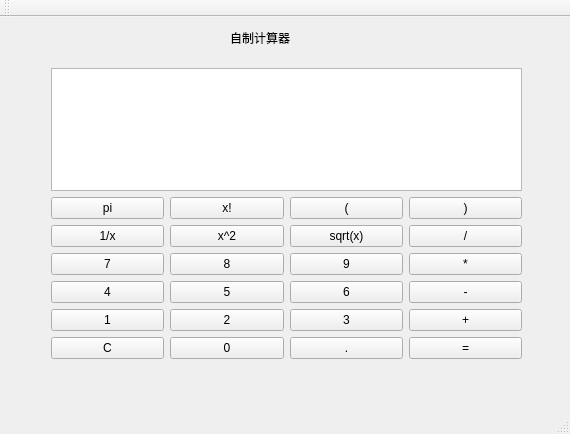
<?xml version="1.0" encoding="UTF-8"?>
<ui version="4.0">
 <class>MainWindow</class>
 <widget class="QMainWindow" name="MainWindow">
  <property name="geometry">
   <rect>
    <x>0</x>
    <y>0</y>
    <width>570</width>
    <height>434</height>
   </rect>
  </property>
  <property name="windowTitle">
   <string>自制计算器</string>
  </property>
  <widget class="QWidget" name="centralWidget">
   <widget class="QWidget" name="verticalLayoutWidget">
    <property name="geometry">
     <rect>
      <x>40</x>
      <y>40</y>
      <width>493</width>
      <height>313</height>
     </rect>
    </property>
    <layout class="QVBoxLayout" name="verticalLayout1">
     <item>
      <layout class="QHBoxLayout" name="horizontalLayout1">
       <item>
        <widget class="QPlainTextEdit" name="textEdit"/>
       </item>
      </layout>
     </item>
     <item>
      <layout class="QHBoxLayout" name="horizontalLayout7">
       <item>
        <widget class="QPushButton" name="buttonpi">
         <property name="text">
          <string>pi</string>
         </property>
        </widget>
       </item>
       <item>
        <widget class="QPushButton" name="buttonjiecheng">
         <property name="text">
          <string>x!</string>
         </property>
        </widget>
       </item>
       <item>
        <widget class="QPushButton" name="pushButton">
         <property name="text">
          <string>(</string>
         </property>
        </widget>
       </item>
       <item>
        <widget class="QPushButton" name="buttonyoukuohao">
         <property name="text">
          <string>)</string>
         </property>
        </widget>
       </item>
      </layout>
     </item>
     <item>
      <layout class="QHBoxLayout" name="horizontalLayout6">
       <item>
        <widget class="QPushButton" name="buttondaoshu">
         <property name="enabled">
          <bool>true</bool>
         </property>
         <property name="sizePolicy">
          <sizepolicy hsizetype="Minimum" vsizetype="Minimum">
           <horstretch>0</horstretch>
           <verstretch>0</verstretch>
          </sizepolicy>
         </property>
         <property name="minimumSize">
          <size>
           <width>20</width>
           <height>20</height>
          </size>
         </property>
         <property name="contextMenuPolicy">
          <enum>Qt::NoContextMenu</enum>
         </property>
         <property name="text">
          <string>1/x</string>
         </property>
        </widget>
       </item>
       <item>
        <widget class="QPushButton" name="buttonpingfang">
         <property name="sizePolicy">
          <sizepolicy hsizetype="Minimum" vsizetype="Minimum">
           <horstretch>0</horstretch>
           <verstretch>0</verstretch>
          </sizepolicy>
         </property>
         <property name="minimumSize">
          <size>
           <width>20</width>
           <height>20</height>
          </size>
         </property>
         <property name="text">
          <string>x^2</string>
         </property>
        </widget>
       </item>
       <item>
        <widget class="QPushButton" name="buttonsqrt">
         <property name="sizePolicy">
          <sizepolicy hsizetype="Minimum" vsizetype="Minimum">
           <horstretch>0</horstretch>
           <verstretch>0</verstretch>
          </sizepolicy>
         </property>
         <property name="minimumSize">
          <size>
           <width>20</width>
           <height>20</height>
          </size>
         </property>
         <property name="text">
          <string>sqrt(x)</string>
         </property>
        </widget>
       </item>
       <item>
        <widget class="QPushButton" name="buttonchu">
         <property name="sizePolicy">
          <sizepolicy hsizetype="Minimum" vsizetype="Minimum">
           <horstretch>0</horstretch>
           <verstretch>0</verstretch>
          </sizepolicy>
         </property>
         <property name="minimumSize">
          <size>
           <width>20</width>
           <height>0</height>
          </size>
         </property>
         <property name="text">
          <string>/</string>
         </property>
        </widget>
       </item>
      </layout>
     </item>
     <item>
      <layout class="QHBoxLayout" name="horizontalLayout2">
       <item>
        <widget class="QPushButton" name="button7">
         <property name="text">
          <string>7</string>
         </property>
        </widget>
       </item>
       <item>
        <widget class="QPushButton" name="button8">
         <property name="text">
          <string>8</string>
         </property>
        </widget>
       </item>
       <item>
        <widget class="QPushButton" name="button9">
         <property name="text">
          <string>9</string>
         </property>
        </widget>
       </item>
       <item>
        <widget class="QPushButton" name="buttoncheng">
         <property name="text">
          <string>*</string>
         </property>
        </widget>
       </item>
      </layout>
     </item>
     <item>
      <layout class="QHBoxLayout" name="horizontalLayout3">
       <item>
        <widget class="QPushButton" name="button4">
         <property name="text">
          <string>4</string>
         </property>
        </widget>
       </item>
       <item>
        <widget class="QPushButton" name="button5">
         <property name="text">
          <string>5</string>
         </property>
        </widget>
       </item>
       <item>
        <widget class="QPushButton" name="button6">
         <property name="text">
          <string>6</string>
         </property>
        </widget>
       </item>
       <item>
        <widget class="QPushButton" name="buttonjian">
         <property name="text">
          <string>-</string>
         </property>
        </widget>
       </item>
      </layout>
     </item>
     <item>
      <layout class="QHBoxLayout" name="horizontalLayout4">
       <item>
        <widget class="QPushButton" name="button1">
         <property name="text">
          <string>1</string>
         </property>
        </widget>
       </item>
       <item>
        <widget class="QPushButton" name="button2">
         <property name="text">
          <string>2</string>
         </property>
        </widget>
       </item>
       <item>
        <widget class="QPushButton" name="button3">
         <property name="text">
          <string>3</string>
         </property>
        </widget>
       </item>
       <item>
        <widget class="QPushButton" name="buttonjia">
         <property name="text">
          <string>+</string>
         </property>
        </widget>
       </item>
      </layout>
     </item>
     <item>
      <layout class="QHBoxLayout" name="horizontalLayout5">
       <item>
        <widget class="QPushButton" name="buttonc">
         <property name="text">
          <string>C</string>
         </property>
        </widget>
       </item>
       <item>
        <widget class="QPushButton" name="button0">
         <property name="text">
          <string>0</string>
         </property>
        </widget>
       </item>
       <item>
        <widget class="QPushButton" name="buttondian">
         <property name="text">
          <string>.</string>
         </property>
        </widget>
       </item>
       <item>
        <widget class="QPushButton" name="buttondengyu">
         <property name="text">
          <string>=</string>
         </property>
         <property name="autoRepeatDelay">
          <number>400</number>
         </property>
        </widget>
       </item>
      </layout>
     </item>
    </layout>
   </widget>
   <widget class="QLabel" name="label1">
    <property name="geometry">
     <rect>
      <x>230</x>
      <y>10</y>
      <width>81</width>
      <height>21</height>
     </rect>
    </property>
    <property name="text">
     <string>自制计算器</string>
    </property>
   </widget>
  </widget>
  <widget class="QMenuBar" name="menuBar">
   <property name="geometry">
    <rect>
     <x>0</x>
     <y>0</y>
     <width>570</width>
     <height>26</height>
    </rect>
   </property>
  </widget>
  <widget class="QToolBar" name="mainToolBar">
   <attribute name="toolBarArea">
    <enum>TopToolBarArea</enum>
   </attribute>
   <attribute name="toolBarBreak">
    <bool>false</bool>
   </attribute>
  </widget>
  <widget class="QStatusBar" name="statusBar"/>
 </widget>
 <layoutdefault spacing="6" margin="11"/>
 <resources/>
 <connections/>
</ui>
